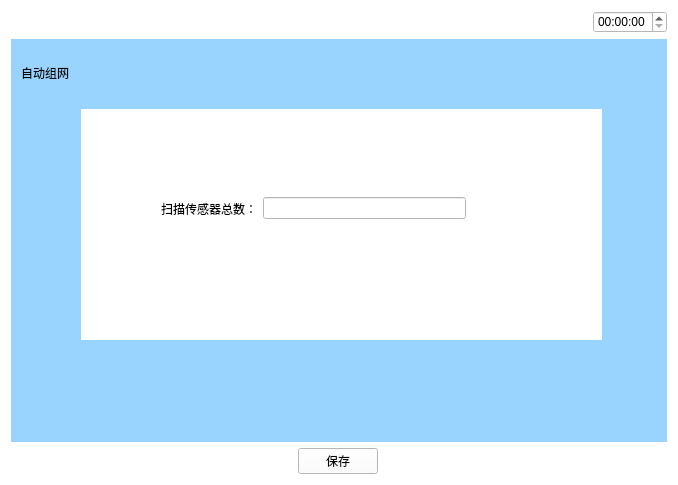
<?xml version="1.0" encoding="UTF-8"?>
<ui version="4.0">
 <class>Zidongzuwang</class>
 <widget class="QWidget" name="Zidongzuwang">
  <property name="windowModality">
   <enum>Qt::NonModal</enum>
  </property>
  <property name="geometry">
   <rect>
    <x>0</x>
    <y>0</y>
    <width>678</width>
    <height>485</height>
   </rect>
  </property>
  <property name="windowTitle">
   <string>Form</string>
  </property>
  <property name="styleSheet">
   <string notr="true">background-color: rgb(255, 255, 255);</string>
  </property>
  <layout class="QVBoxLayout" name="verticalLayout" stretch="1,5,1">
   <item>
    <layout class="QHBoxLayout" name="horizontalLayout_6">
     <item>
      <widget class="QPushButton" name="pushButton_5">
       <property name="text">
        <string/>
       </property>
       <property name="icon">
        <iconset resource="myimages.qrc">
         <normaloff>:/image/images/4g.png</normaloff>:/image/images/4g.png</iconset>
       </property>
       <property name="flat">
        <bool>true</bool>
       </property>
      </widget>
     </item>
     <item>
      <widget class="QPushButton" name="pushButton_6">
       <property name="text">
        <string/>
       </property>
       <property name="icon">
        <iconset resource="myimages.qrc">
         <normaloff>:/image/images/wireless.svg</normaloff>:/image/images/wireless.svg</iconset>
       </property>
       <property name="flat">
        <bool>true</bool>
       </property>
      </widget>
     </item>
     <item>
      <widget class="QPushButton" name="pushButton_7">
       <property name="text">
        <string/>
       </property>
       <property name="icon">
        <iconset resource="myimages.qrc">
         <normaloff>:/image/images/bl.svg</normaloff>:/image/images/bl.svg</iconset>
       </property>
       <property name="flat">
        <bool>true</bool>
       </property>
      </widget>
     </item>
     <item>
      <widget class="QPushButton" name="pushButton_8">
       <property name="text">
        <string/>
       </property>
       <property name="icon">
        <iconset resource="myimages.qrc">
         <normaloff>:/image/images/locate.svg</normaloff>:/image/images/locate.svg</iconset>
       </property>
       <property name="flat">
        <bool>true</bool>
       </property>
      </widget>
     </item>
     <item>
      <spacer name="horizontalSpacer_5">
       <property name="orientation">
        <enum>Qt::Horizontal</enum>
       </property>
       <property name="sizeHint" stdset="0">
        <size>
         <width>40</width>
         <height>20</height>
        </size>
       </property>
      </spacer>
     </item>
     <item>
      <widget class="QTimeEdit" name="timeEdit_3"/>
     </item>
    </layout>
   </item>
   <item>
    <widget class="QWidget" name="widget" native="true">
     <property name="sizePolicy">
      <sizepolicy hsizetype="Preferred" vsizetype="Preferred">
       <horstretch>0</horstretch>
       <verstretch>0</verstretch>
      </sizepolicy>
     </property>
     <property name="contextMenuPolicy">
      <enum>Qt::DefaultContextMenu</enum>
     </property>
     <property name="styleSheet">
      <string notr="true">background-color: rgb(153, 211, 255);</string>
     </property>
     <widget class="QLabel" name="label">
      <property name="geometry">
       <rect>
        <x>10</x>
        <y>20</y>
        <width>171</width>
        <height>27</height>
       </rect>
      </property>
      <property name="text">
       <string>自动组网</string>
      </property>
     </widget>
     <widget class="QWidget" name="widget_2" native="true">
      <property name="geometry">
       <rect>
        <x>70</x>
        <y>70</y>
        <width>521</width>
        <height>231</height>
       </rect>
      </property>
      <property name="styleSheet">
       <string notr="true">background-color: rgb(255, 255, 255);</string>
      </property>
      <widget class="QWidget" name="layoutWidget">
       <property name="geometry">
        <rect>
         <x>80</x>
         <y>80</y>
         <width>305</width>
         <height>39</height>
        </rect>
       </property>
       <layout class="QHBoxLayout" name="horizontalLayout">
        <item>
         <widget class="QLabel" name="label_2">
          <property name="text">
           <string>扫描传感器总数：</string>
          </property>
         </widget>
        </item>
        <item>
         <widget class="QLineEdit" name="lineEdit_number"/>
        </item>
       </layout>
      </widget>
     </widget>
    </widget>
   </item>
   <item>
    <layout class="QHBoxLayout" name="horizontalLayout_2">
     <item>
      <widget class="QPushButton" name="returnIndex">
       <property name="font">
        <font>
         <family>AR PL UMing TW MBE</family>
        </font>
       </property>
       <property name="styleSheet">
        <string notr="true">border-image: url(:/image/images/index.svg);</string>
       </property>
       <property name="text">
        <string/>
       </property>
       <property name="icon">
        <iconset resource="myimages.qrc">
         <normaloff>:/image/images/index.svg</normaloff>:/image/images/index.svg</iconset>
       </property>
       <property name="iconSize">
        <size>
         <width>40</width>
         <height>40</height>
        </size>
       </property>
       <property name="flat">
        <bool>true</bool>
       </property>
      </widget>
     </item>
     <item>
      <spacer name="horizontalSpacer">
       <property name="orientation">
        <enum>Qt::Horizontal</enum>
       </property>
       <property name="sizeHint" stdset="0">
        <size>
         <width>40</width>
         <height>20</height>
        </size>
       </property>
      </spacer>
     </item>
     <item>
      <widget class="QPushButton" name="save">
       <property name="text">
        <string>保存</string>
       </property>
      </widget>
     </item>
     <item>
      <spacer name="horizontalSpacer_3">
       <property name="orientation">
        <enum>Qt::Horizontal</enum>
       </property>
       <property name="sizeHint" stdset="0">
        <size>
         <width>40</width>
         <height>20</height>
        </size>
       </property>
      </spacer>
     </item>
     <item>
      <widget class="QPushButton" name="returnPage">
       <property name="text">
        <string/>
       </property>
       <property name="icon">
        <iconset resource="myimages.qrc">
         <normaloff>:/image/images/shangyiye.svg</normaloff>:/image/images/shangyiye.svg</iconset>
       </property>
       <property name="iconSize">
        <size>
         <width>40</width>
         <height>40</height>
        </size>
       </property>
       <property name="flat">
        <bool>true</bool>
       </property>
      </widget>
     </item>
    </layout>
   </item>
  </layout>
 </widget>
 <resources>
  <include location="myimages.qrc"/>
 </resources>
 <connections/>
</ui>
